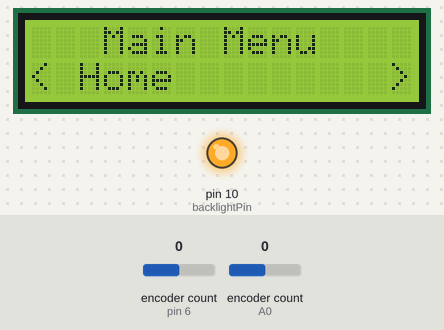
A sketch run on a simulated Arduino Uno, built with avr-gcc and run on an emulated ATmega328P. Shown: 16×2 character LCD, output pins drawn as LEDs (lit = HIGH). The inputs (shaded band) are chosen by the test bench; at power-on: encoder count (sensors on A0, pin 6) 0.

Above: at 3.2 s.
3.3 s: encoder count (sensor on A0) set to 4
At 4.5 s:
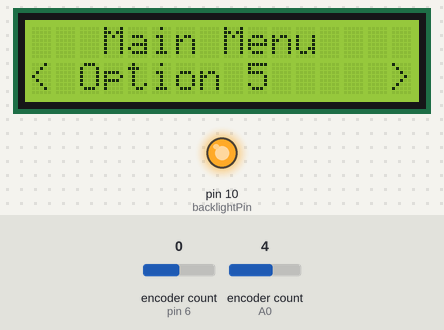
4.8 s: encoder count (sensor on A0) set to 5
At 6.0 s:
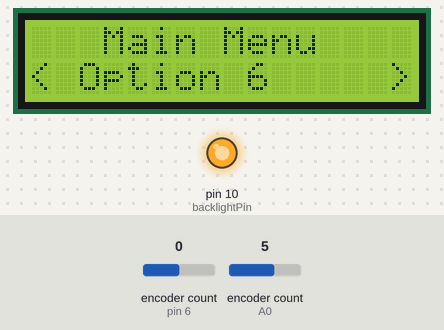
6.3 s: encoder count (sensor on A0) set to 6
At 7.3 s:
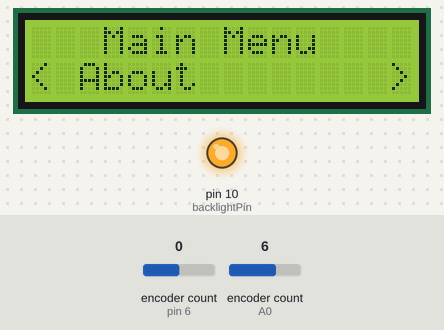
7.8 s: encoder count (sensor on A0) set to 7
At 8.5 s:
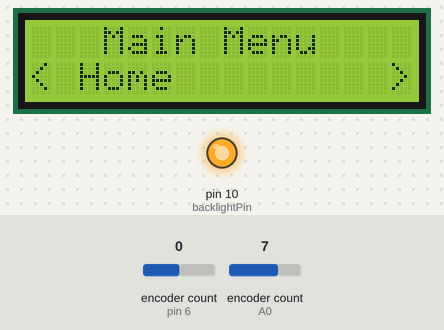
9.3 s: encoder count (sensor on A0) set to 8
At 9.6 s:
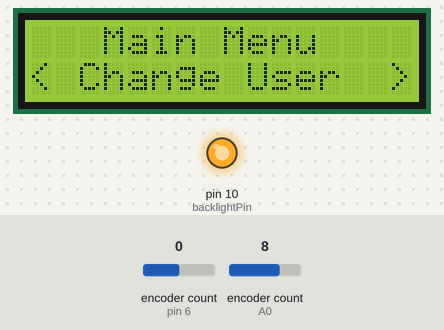
Timing chart, 0 to 21.1 s (numbered marks = the images above; inputs shaded):
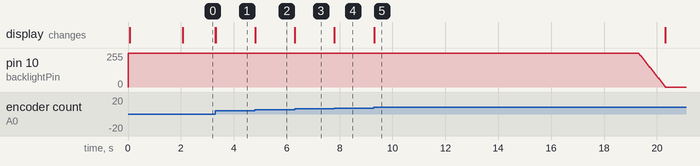

Measured:
- after the input at 3.3 s, the display: first changes at once (image 1 shows a later state)
- after the input at 4.8 s, the display: changes at once (image 2)
- after the input at 6.3 s, the display: changes at once (image 3)
- after the input at 7.8 s, the display: changes at once (image 4)
- after the input at 9.3 s, the display: changes at once (image 5)

The sketch:

lcd.ino
```cpp
#include <LiquidCrystal.h>
#include <rotary.h>                 // rotary handler

LiquidCrystal lcd(11, 12, 5, 4, 3, 2);

#define back 9
bool initial=LOW;

#define PINA A0
#define PINB A1
#define PUSHB A2

#define PINA2 6
#define PINB2 7
#define PUSHB2 8

Rotary r = Rotary(PINA, PINB, PUSHB);        // there is no must for using interrupt pins !!
Rotary s = Rotary(PINA2, PINB2, PUSHB2);

int columnsLCD = 16;
char* MenuLine[] = {" Home", " Change User", " Option 3", " Option 4", " Option 5", " Option 6", " About"};
int MenuItems = 7;
int CursorLine = 0;

int backlightPin = 10;   //PWM pin
int brightness = 255;
int fadeAmount = 5;

char id[5];
char pin[4];

unsigned long startMillis;
unsigned long currentMillis;
const unsigned long period = 10000;  //the value is a number of milliseconds

void setup ()
{
  digitalWrite (PINA, HIGH);     // enable pull-ups
  digitalWrite (PINB, HIGH);
  digitalWrite (PUSHB, HIGH);

  digitalWrite (PINA2, HIGH);     // enable pull-ups
  digitalWrite (PINB2, HIGH);
  digitalWrite (PUSHB2, HIGH);

  pinMode(back, INPUT);

  pinMode(backlightPin, OUTPUT);          //backlightPin as an output
  digitalWrite(backlightPin, HIGH);

  Serial.begin(9600);
  lcd.begin (16, 2);
  lcd.clear (); // go home
  lcd.print ("Menu Master");
  lcd.setCursor(0, 1);
  lcd.print("Please Select");
  delay(2000);
  startMillis = millis();  //initial start time
  print_menu();
}


void loop ()
{
  volatile unsigned char result = r.process();

  currentMillis = millis();  //get the current "time" (actually the number of milliseconds since the program started)
  if (currentMillis - startMillis >= period)  //test whether the period has elapsed
  {
    LCDfadeOut();      //set LCD to sleep...
  } //End if currenMillis...

  if (result) {
    init_backlight();  //wake up LCD...
    result == DIR_CCW ? CursorLine = CursorLine - 1 : CursorLine = CursorLine + 1;
    if (CursorLine < 0) { CursorLine = MenuItems - 1;}
    if (CursorLine > MenuItems - 1) {
      CursorLine = 0;                 // roll over to first item
    }
    print_menu();
  } //End if result

  if (r.buttonPressedReleased(25)) {
    init_backlight();     //wake up LCD...
    lcd.setCursor(0, 0);  //(col, row)
    lcd.print("You selected:");
    lcd.setCursor(0, 1);  //(col, row)
    selection();
   // print_menu();
  } //endif buttonPressedReleased
} //End loop()

/************FUNCTIONS**************/

void print_menu()
{
  lcd.clear();
  lcd.setCursor(0, 0);     //(col, row)
  lcd.print("   Main Menu  ");
  lcd.setCursor(0, 1);    //2nd row
  lcd.print("<"); lcd.setCursor(columnsLCD - 1, 1); lcd.print(">");
  lcd.setCursor(1, 1);
  lcd.print(MenuLine[CursorLine]);
}

void selection()
{
  switch (CursorLine) {
    case 0:
      lcd.print("   Home Page");
      homepage();
      break;
    case 1:
      lcd.print("   Login ");
      login();
      break;
    case 2:
      lcd.print("Option 3    ");
      //set a flag or do something....
      break;
    case 3:
      lcd.print("Option 4    ");
      //set a flag or do something....
      break;
    case 4:
      lcd.print("Option 5    ");
      //set a flag or do something....
      break;
    case 5:
      lcd.print("Option 6    ");
      //set a flag or do something....
      break;
    case 6:
      lcd.print("Option 7    ");
      about();
      break;
    default:
      break;
  } //end switch

  delay(2000);
  CursorLine = 0;     // reset to start position
} //End selection

void LCDfadeOut()
{
  while (brightness > 0) {
    analogWrite(backlightPin, brightness);
    brightness -= fadeAmount;
    delay(20);
  } //End while
  digitalWrite(backlightPin, LOW);
  lcd.clear();
} //End LCDfadeOut

void init_backlight()
{
  digitalWrite(backlightPin, HIGH);
  startMillis = millis();  //initial start time
  brightness = 255;   //reset to initial brightness
} //End init_backlight.


void homepage()
{
  float angle1 = 0, angle2 = 0;
  float initial_select = 0;
  lcd.clear();
  lcd.setCursor(0,0);
  lcd.print(">angle 1: " + String(angle1 ));
  lcd.setCursor(0,1);
  lcd.print(" angle 2: " + String(angle2));
  boolean flag=true;
  while (flag)
  {
    volatile unsigned char result = r.process();
    volatile unsigned char fine = s.process();

if (result)
{
    init_backlight();  //wake up LCD...
    if (initial_select == 0)
    {
       result == DIR_CCW ? angle1 =angle1-.5 : angle1 = angle1+.5;
    }
    else
    {
       result == DIR_CCW ? angle2 =angle2-.5 : angle2 = angle2+.5;
    }

    if(angle1<0)
    angle1=angle1+360;
    if(angle1>360)
    angle1=angle1-360;
    if(angle2<0)
    angle1=angle1+360;
    if(angle2>360)
    angle1=angle1-360;

  lcd.clear();
  if (initial_select == 0)
  {
  lcd.setCursor(0,0);
  lcd.print(">Angle 1: " + String(angle1 ));
  lcd.setCursor(0,1);
  lcd.print(" Angle 2: " + String(angle2));
  }

  else
  {
  lcd.setCursor(0,0);
  lcd.print(" Angle 1: " + String(angle1));
  lcd.setCursor(0,1);
  lcd.print(">Angle 2: " + String(angle2));
  }

}

if (fine)
{
    init_backlight();
    if (initial_select == 0)
    {
       fine == DIR_CCW ? angle1 =angle1-0.001 : angle1 = angle1 +0.001;
    }
    else
    {
       fine == DIR_CCW ? angle2 =angle2-0.001 : angle2 = angle2 +0.001;
    }

    if(angle1<0)
    angle1=angle1+360;
    if(angle1>360)
    angle1=angle1-360;
    if(angle2<0)
    angle1=angle1+360;
    if(angle2>360)
    angle1=angle1-360;

  lcd.clear();
  if (initial_select == 0)
  {
  lcd.setCursor(0,0);
  lcd.print(">Angle 1: " + String(angle1 ));
  lcd.setCursor(0,1);
  lcd.print(" Angle 2: " + String(angle2));
  }

  else
  {
  lcd.setCursor(0,0);
  lcd.print(" Angle 1: " + String(angle1));
  lcd.setCursor(0,1);
  lcd.print(">Angle 2: " + String(angle2));
  }

}

  if (r.buttonPressedReleased(25))
  {
    init_backlight();
    if (initial_select == 0)
    initial_select = 1;
    else
    initial_select = 0;

    lcd.clear();

    if (initial_select == 0)
  {
  lcd.setCursor(0,0);
  lcd.print(">Angle 1: " + String(angle1 ));
  lcd.setCursor(0,1);
  lcd.print(" Angle 2: " + String(angle2));
  }
  else
  {
  lcd.setCursor(0,0);
  lcd.print(" Angle 1: " + String(angle1));
  lcd.setCursor(0,1);
  lcd.print(">Angle 2: " + String(angle2));
  }
  }
  if(buttonpressed())
  break;
}
}

void about()
{
  lcd.clear();
  lcd.print("Designed By: ");
  delay(1000);
  lcd.clear();
  lcd.print("Suryasaradhi");
  lcd.setCursor(0,1);
  lcd.print("B180976EP");
  delay(2000);
  lcd.clear();
  lcd.print("Alex Shajan");
  lcd.setCursor(0,1);
  lcd.print("B180649EP");
  delay(2000);
}

void login()
{
  lcd.clear();
  lcd.print("Enter User ID:");
  lcd.setCursor(0,1);
  UserId();
  lcd.clear();
  lcd.print("Enter password:");
  password();
}

bool buttonpressed()
{
  if (digitalRead(back) != initial)
  {
    initial = digitalRead(back);
    if (digitalRead(back)==HIGH)
      return true;
  }
  return false;
}

void UserId()
{

}

void password()
{

}
```
